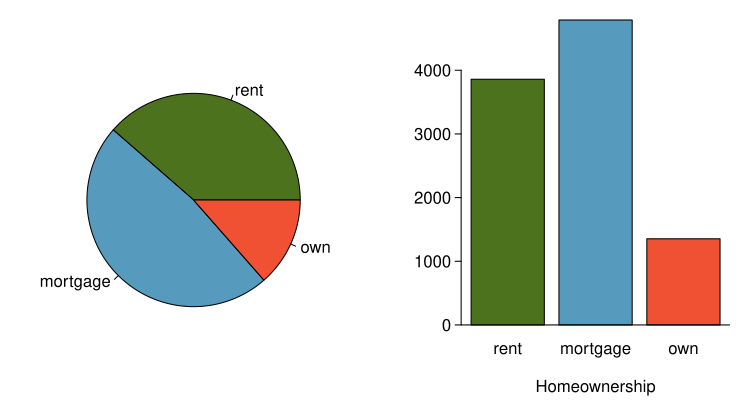

Recreate this plot in R.
library(openintro)
data(email)
data(COL)

tab <- table(loans_full_schema$homeownership)

myPDF("loan_homeownership_pie_chart.pdf",
      7.5,
      4,
      mar = c(0, 2, 0, 0.5),
      mgp = c(2.4, 0.5, 0))
layout(matrix(1:2, 1), c(1, 1.1))
pie(tab, col = COL[c(2, 1, 4)], radius = 0.75)

par(mar = c(3.6, 5.2, 1, 1))
barplot(tab,
        axes = FALSE,
        xlab = 'Homeownership',
        ylab = '',
        main = '',
        col = COL[c(2, 1, 4)])
axis(2)
abline(h = 0)
dev.off()
